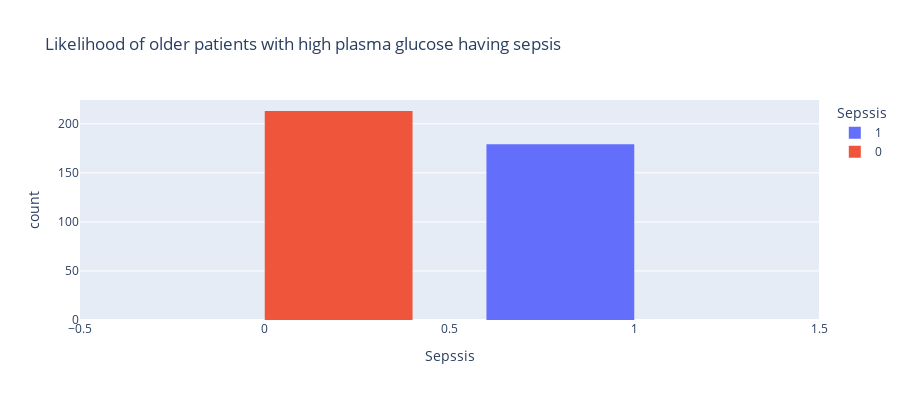

Notebook source saved alongside this figure:
### Markdown cell above
#### ` Is Obesity with aging a risk factor for sepsis?`

### Code cell
#When BMI is greater than 30, a patient is obese
obese = data.loc[(data['M11'] > 29) ]#& (data['Age'] > 35 )]
fig = px.histogram(obese, x="Sepssis",  barmode='group', color ='Sepssis',
             height=400,title='Likelihood of older patients with high plasma glucose having sepsis')
fig.show()

### Figure 1 — Plotly figure (JSON) as saved in the notebook; plotly's stock layout.template omitted (floating-point values rounded to 4 significant figures; data arrays with more than 128 entries replaced by an {"elided": "..."} marker saying what was removed)
{"data": [{"alignmentgroup": "True", "bingroup": "x", "hovertemplate": "Sepssis=%{x}<br>count=%{y}<extra></extra>", "legendgroup": "1", "marker": {"color": "#636efa", "pattern": {"shape": ""}}, "name": "1", "offsetgroup": "1", "orientation": "v", "showlegend": true, "type": "histogram", "x": {"elided": "179 int values"}, "xaxis": "x", "yaxis": "y"}, {"alignmentgroup": "True", "bingroup": "x", "hovertemplate": "Sepssis=%{x}<br>count=%{y}<extra></extra>", "legendgroup": "0", "marker": {"color": "#EF553B", "pattern": {"shape": ""}}, "name": "0", "offsetgroup": "0", "orientation": "v", "showlegend": true, "type": "histogram", "x": {"elided": "213 int values"}, "xaxis": "x", "yaxis": "y"}], "layout": {"barmode": "group", "height": 400, "legend": {"title": {"text": "Sepssis"}, "tracegroupgap": 0}, "title": {"text": "Likelihood of older patients with high plasma glucose having sepsis"}, "xaxis": {"anchor": "y", "categoryarray": [1, 0], "categoryorder": "array", "domain": [0, 1], "title": {"text": "Sepssis"}}, "yaxis": {"anchor": "x", "domain": [0, 1], "title": {"text": "count"}}}}
